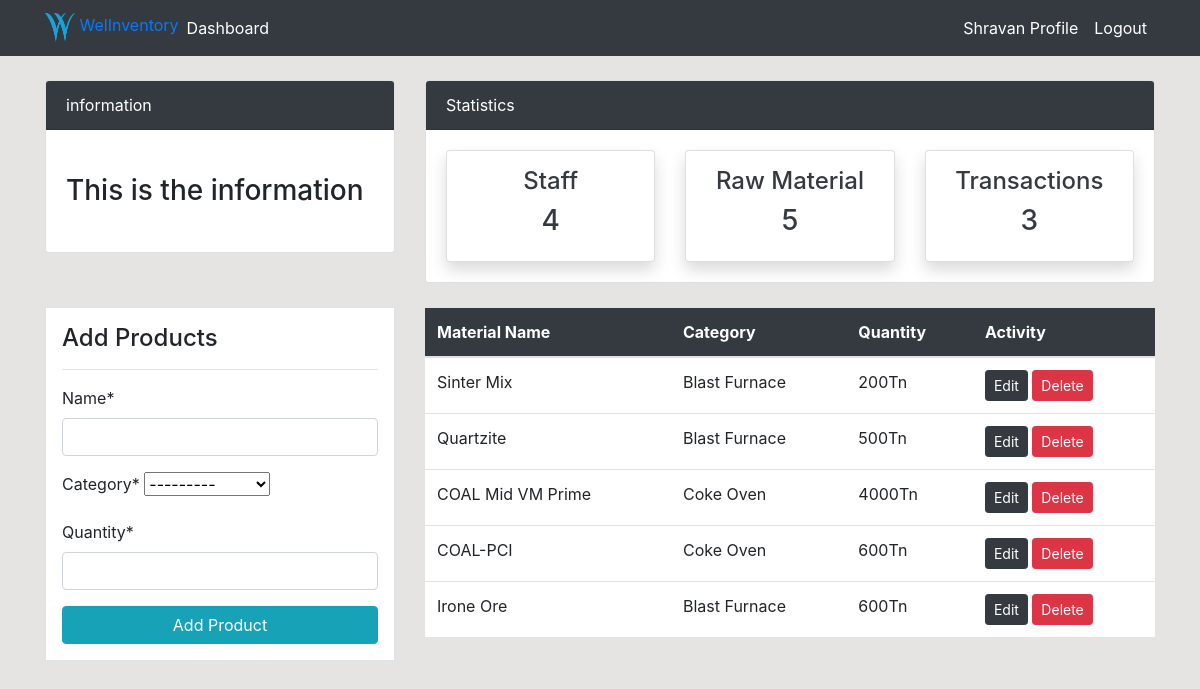
The page /products/ (signed in) on the database its author committed.
### dashboard/models.py (models this page shows)
class Product(models.Model):
    name = models.CharField(max_length=100, null=True)
    category = models.CharField(max_length=20, choices=CATEGORY,null=True)
    quantity = models.PositiveIntegerField(null=True)

### dashboard/views.py (the view)
# urls.py: path('products/', views.products, name='dashboard-products'),
@login_required
def products(request):
     items = Product.objects.all()
     transactions = Transactions.objects.all()
     items_count = items.count()
     workers_count = User.objects.all().count()
     transactions_count = Transactions.objects.all().count()
     if request.method == 'POST':
          form = ProductForm(request.POST)
          if form.is_valid():
               form.save()
               product_name = form.cleaned_data.get('name')
               messages.success(request, f'{product_name} has been added')
               return redirect('dashboard-products')
     else:
          form = ProductForm()
     context = {
          'items':items,
          'form':form,
          'workers_count':workers_count,
          'transactions_count':transactions_count,
          'items_count':items_count
     }
     return render(request, 'dashboard/products.html',context)

### dashboard/forms.py
class ProductForm(forms.ModelForm):
    class Meta:
        model = Product
        fields = ['name', 'category', 'quantity']

### templates/dashboard/products.html (shortened to what this page needs)
{% extends 'partials/base.html' %}
{% block content %}
{% load crispy_forms_tags %}
{% include 'partials/topnav.html' %}
<div class="container">
    <div class="row my-4">
        <div class="col-md-4">
            <div class="border bg-white p-3">
                <h4>Add Products</h4>
                <hr>
                <form method="POST">
                  {{ form|crispy }}
                    <input class="btn btn-info btn-block" type="submit" value="Add Product">
                </form>
            </div>
        </div>
        <div class="col-md-8">
            <table class="table bg-white">
                <thead class="bg-dark">
                    <tr class="text-white">
                        <th scope="col">Material Name</th>
                        <th scope="col">Category</th>
                        <th scope="col">Quantity</th>
                        <th scope="col">Activity</th>
                    </tr>
                </thead>
                <tbody>
                    {% for item in items %}
                    <tr>
                    <td>{{ item.name }}</td>
                    <td>{{ item.category }}</td>
                    <td>{{ item.quantity }}Tn</td>
                        <td>
                            <a class="btn btn-dark btn-sm" href="{% url 'dashboard-products-update' item.id %}">Edit</a>
                            <a class="btn btn-danger btn-sm" href="{% url 'dashboard-products-delete' item.id %}">Delete</a>
                        </td>
                    </tr>
                    {% endfor %}
                </tbody>
            </table>
        </div>
    </div>
</div>
{% endblock %}

### templates/partials/base.html (shortened to what this page needs)
{% load static %}
<!doctype html>
<html lang="en">
  <head>
    <link rel="stylesheet" href="https://cdn.jsdelivr.net/npm/bootstrap@4.6.2/dist/css/bootstrap.min.css">
    <link rel="stylesheet" href="{% static '/styles.css' %}">
  </head>
  <body>
        {% include 'partials/nav.html' %}
        {% block content %}
        {% endblock %}
  </body>
</html>

### templates/partials/nav.html (shortened to what this page needs)
<nav class="navbar navbar-expand-lg navbar-dark bg-dark">
    {% if user.is_authenticated %}
    <div class="container">
        <a href="{% url 'dashboard-index' %}">
        <img src="inventoryproject\templates\partials\icon1.png" width="30" height="30" class="d-inline-block align-top" alt="">
        WelInventory
      </a>
        <div class="collapse navbar-collapse" id="navbarSupportedContent">
            <ul class="navbar-nav mr-auto">
                       <li class="nav-item active">
                    <a class="nav-link text-white" href="{% url 'dashboard-index' %}">Dashboard </a>
                </li>
            </ul>
            <ul class="navbar-nav ml-auto">
                {% if user.is_authenticated and user.is_staff and user.is_superuser %}
                <li class="nav-item active">
                    <a class="nav-link text-white" href="{% url 'user-profile' %}">Admin Profile <span
                            class="sr-only">(current)</span></a>
                </li>
                {% else %}
                <li class="nav-item active">
                    <a class="nav-link text-white" href="{% url 'user-profile' %}">{{ user.username }} Profile </a>
                </li>
                {% endif %}
                <li class="nav-item">
                    <a class="nav-link text-white" href="{% url 'user-logout' %}">Logout</a>
                </li>
            </ul>
            {% endif %}
        </div>
    </div>
</nav>

### templates/partials/topnav.html (shortened to what this page needs)
 <div class="container">
    <div class="row mt-4">
        <div class="col-md-4">
            <div class="card">
                <div class="card-header bg-dark text-white">
                    information
                </div>
                <div class="card-body">
                    <marquee behavior="" direction="">
                        <h3 class="my-4">This is the information</h3>
                    </marquee>
                </div>
            </div>
        </div>
        <div class="col-md-8">
            <div class="card">
                <div class="card-header bg-dark text-white">
                    Statistics
                </div>
                <div class="card-body">
                    <div class="row">
                        <div class="col-md-4">
                            <a class="text-decoration-none text-dark" href="{% url 'dashboard-staff' %}">
                                <div class="card my-card shadow text-center p-3">
                                    <h4>Staff </h4>
                                    <h3>{{ workers_count }}</h3>
                                </div>
                            </a>
                        </div>
                        <div class="col-md-4">
                            <a class="text-decoration-none text-dark" href="{% url 'dashboard-products' %}">
                                <div class="card my-card shadow text-center p-3">
                                    <h4> Raw Material</h4>
                                    <h3>{{ items_count }}</h3>
                                </div>
                            </a>
                        </div>
                        <div class="col-md-4">
                            <a class="text-decoration-none text-dark" href="{% url 'dashboard-transactions' %}">
                                <div class="card my-card shadow text-center p-3">
                                    <h4>Transactions</h4>
                                    <h3>{{ transactions_count }}</h3>
                                </div>
                            </a>
                        </div>
                    </div>
                </div>
            </div>
        </div>
    </div>
</div>

### static/styles.css (style rules this page uses)
body { background: rgb(230, 227, 227); }

### rows shown on the page
Product: name "Sinter Mix", category "Blast Furnace", quantity "200"
Product: name "Quartzite", category "Blast Furnace", quantity "500"
Product: name "COAL Mid VM Prime", category "Coke Oven", quantity "4000"
Product: name "COAL-PCI", category "Coke Oven", quantity "600"
Product: name "Irone Ore", category "Blast Furnace", quantity "600"

### other values the page prints
{{ user.username }} "Shravan"
{{ workers_count }} "4"
{{ items_count }} "5"
{{ transactions_count }} "3"
